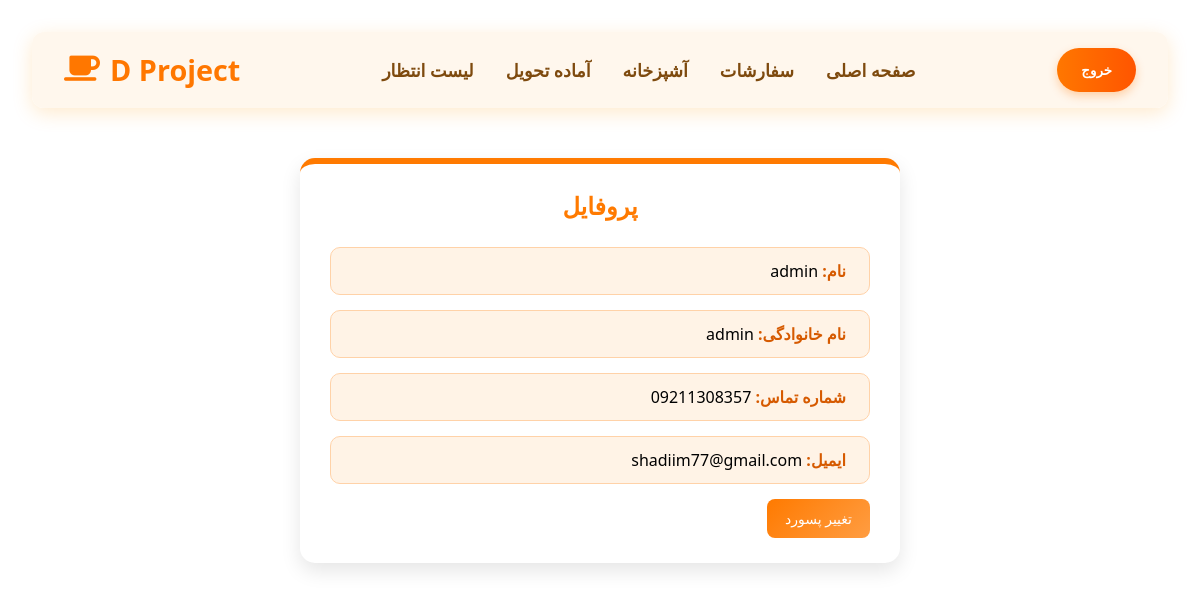
The page /accounts/profile/ (signed in) on the database its author committed.
### accounts/models.py (models this page shows, shortened)
class User(AbstractBaseUser):
    first_name = models.CharField(max_length=50)
    last_name = models.CharField(max_length=50)
    position = models.CharField(max_length=50)
    email = models.EmailField()
    phone_number = models.CharField(max_length=11, unique=True)
    is_active = models.BooleanField(default=True)
    is_admin = models.BooleanField(default=False)
    created_at = models.DateTimeField(auto_now_add=True)
    updated_at = models.DateTimeField(auto_now=True)
    USERNAME_FIELD = 'phone_number'
    REQUIRED_FIELDS = ['first_name', 'last_name', 'email']
    objects = UserManager()

### accounts/views.py (the view)
# urls.py: path('profile/', views.profile, name='profile'),
def profile(request):
    profile = get_object_or_404(User, id=request.user.id)
    return render(request, 'accounts/profile.html',
                  {'profile': profile})

### accounts/templates/accounts/profile.html (shortened to what this page needs)
{% extends 'base.html' %}
{% load static %}
{% block css %}
    <link rel="stylesheet" href="{% static 'accounts/profile.css' %}">
{% endblock %}
{% block body %}
<div class="profile-container" dir="rtl">
    <h2>پروفایل</h2>
    <div class="profile-field">
        <span class="profile-label">نام:</span> {{ profile.first_name }}
    </div>
    <div class="profile-field">
        <span class="profile-label">نام خانوادگی:</span> {{ profile.last_name }}
    </div>
    <div class="profile-field">
        <span class="profile-label">شماره تماس:</span> {{ profile.phone_number }}
    </div>
    <div class="profile-field">
        <span class="profile-label">ایمیل:</span> {{ profile.email }}
    </div>
    <a href="{% url 'accounts:password_reset' %}" class="profile-btn">تغییر پسورد</a>
</div>
{% endblock %}

### static/base.css (style rules this page uses)
* { margin: 0; padding: 0; box-sizing: border-box; font-family: 'Segoe UI', Tahoma, Geneva, Verdana, sans-serif; }
body { min-height: 100vh; display: flex; flex-direction: column; align-items: center; padding: 2rem; }
a { text-decoration: none; }

### accounts/static/accounts/profile.css (style rules this page uses)
.profile-container { max-width: 600px; margin: 50px auto; background: #fff; padding: 25px 30px; border-radius: 15px; box-shadow: 0 8px 20px rgba(0,0,0,0.1); border-top: 6px solid #ff7a00; }
.profile-container h2 { text-align: center; color: #ff7a00; margin-bottom: 25px; font-size: 24px; }
.profile-field { margin-bottom: 15px; padding: 12px 15px; border-radius: 10px; background: #fff3e6; border: 1px solid #ffd2a8; transition: 0.3s ease; }
.profile-label { font-weight: bold; color: #d65a00; margin-right: 8px; }
.profile-btn { display: inline-block; padding: 10px 18px; border-radius: 8px; border: none; background: linear-gradient(135deg, #ff7a00, #ff9d42); color: white; font-size: 14px; cursor: pointer; text-decoration: none; transition: 0.3s; }

### rows shown on the page
User: first_name "admin", last_name "admin", phone_number "09211308357", email "shadiim77@gmail.com"
